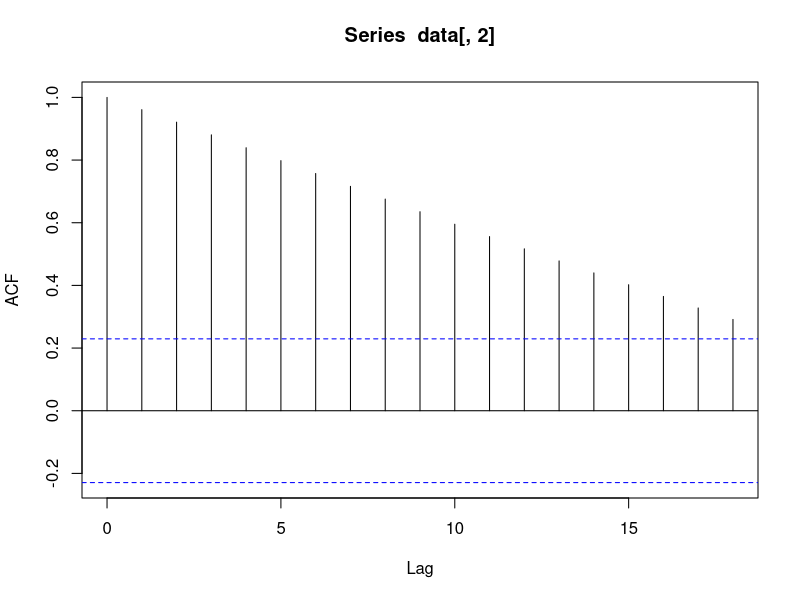
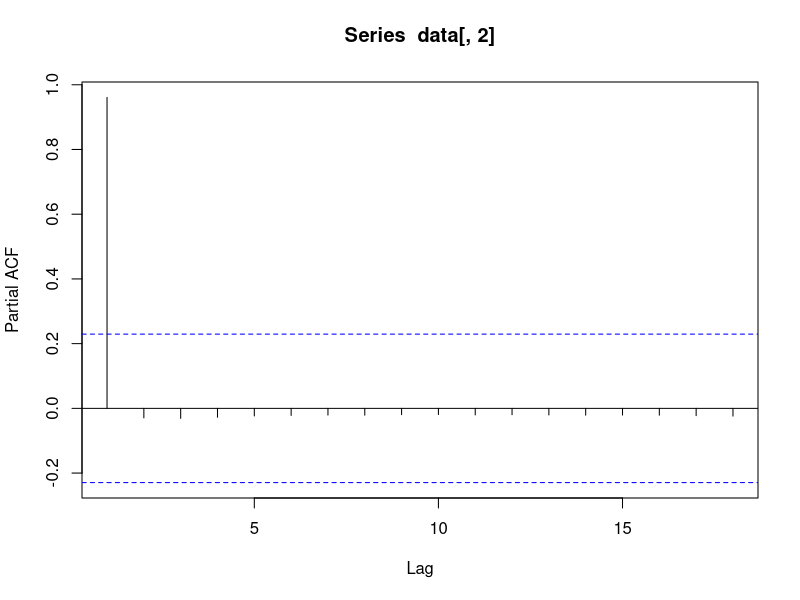
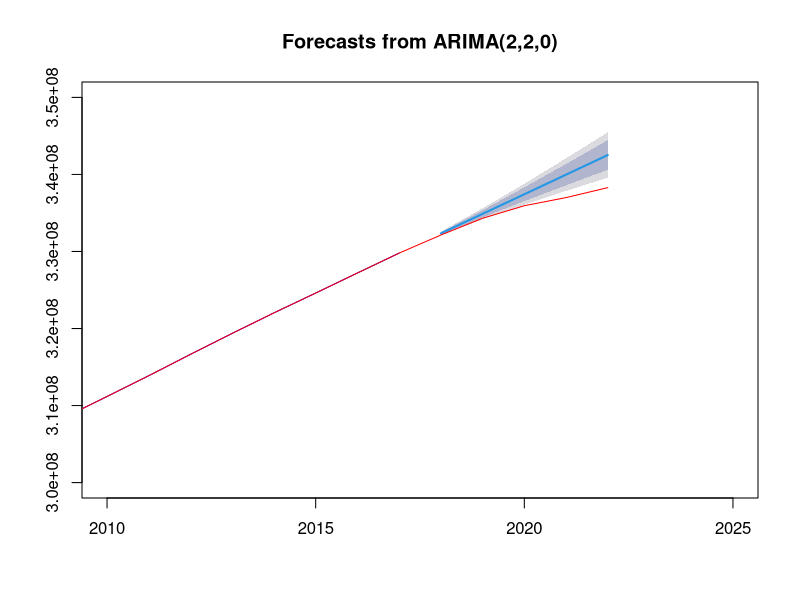
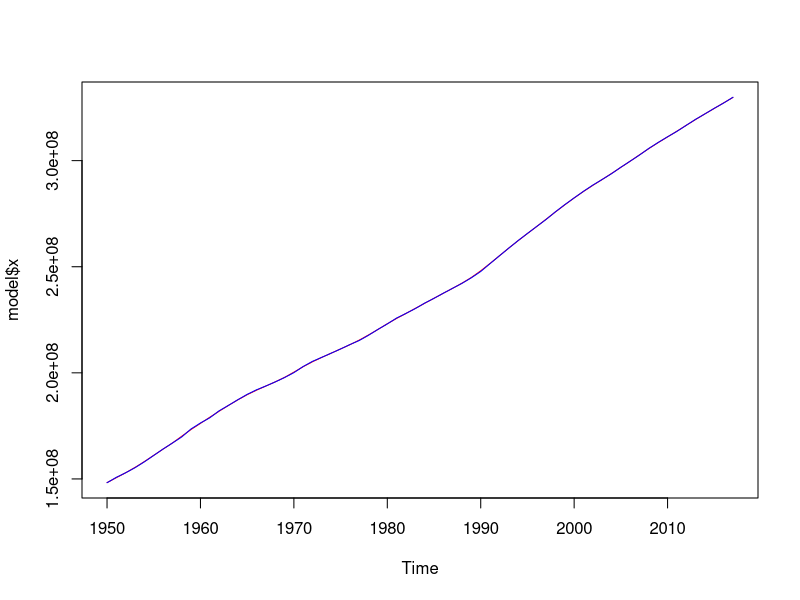

Recreate these plots in R, in order.
getwd()
setwd("C:/Users/gayat/OneDrive/Desktop/PRO/United states")
data<-read.csv("usa.csv")
data

data<-ts(data)
data

acf(data[,2]) 
pacf(data[,2])

#install.packages("tseries")
library(tseries)
adf.test(data[,2])

df<-ts(data[,2],frequency=1,start=1950,end=2022)
dftrain<-ts(df,frequency=1,start=1950,end=2017)
dftest<-data[69:73,2]

#install.packages("forecast")
library("forecast")
auto.arima(dftrain) 
model <- Arima(dftrain,order=c(2,2,0))
predicted=forecast(model,h=5)
predicted
plot(predicted,col="blue",xlim=c(2010,2025),ylim=c(300000000,350000000))
lines(df,col="red")
accuracy(model)
plot(model$x,col="red")
lines(fitted(model),col="blue")

modelar<-Arima(dftrain/100000000,order=c(2,0,0),method="ML")
modelma<-Arima(dftrain/100000000,order=c(0,0,0))
modelarma<-Arima(dftrain/100000000,order=c(2,0,0),method="ML")
modelarima<-Arima(dftrain/100000000,order=c(2,2,0))
accuracy(modelar)
accuracy(modelma)
accuracy(modelarma)
accuracy(modelarima)

bestmodel=Arima(df,order=c(2,2,0))
p=forecast(bestmodel,h=3)
p$mean[3]
(p$mean[3]-dftest[5])/dftest[5]*100
